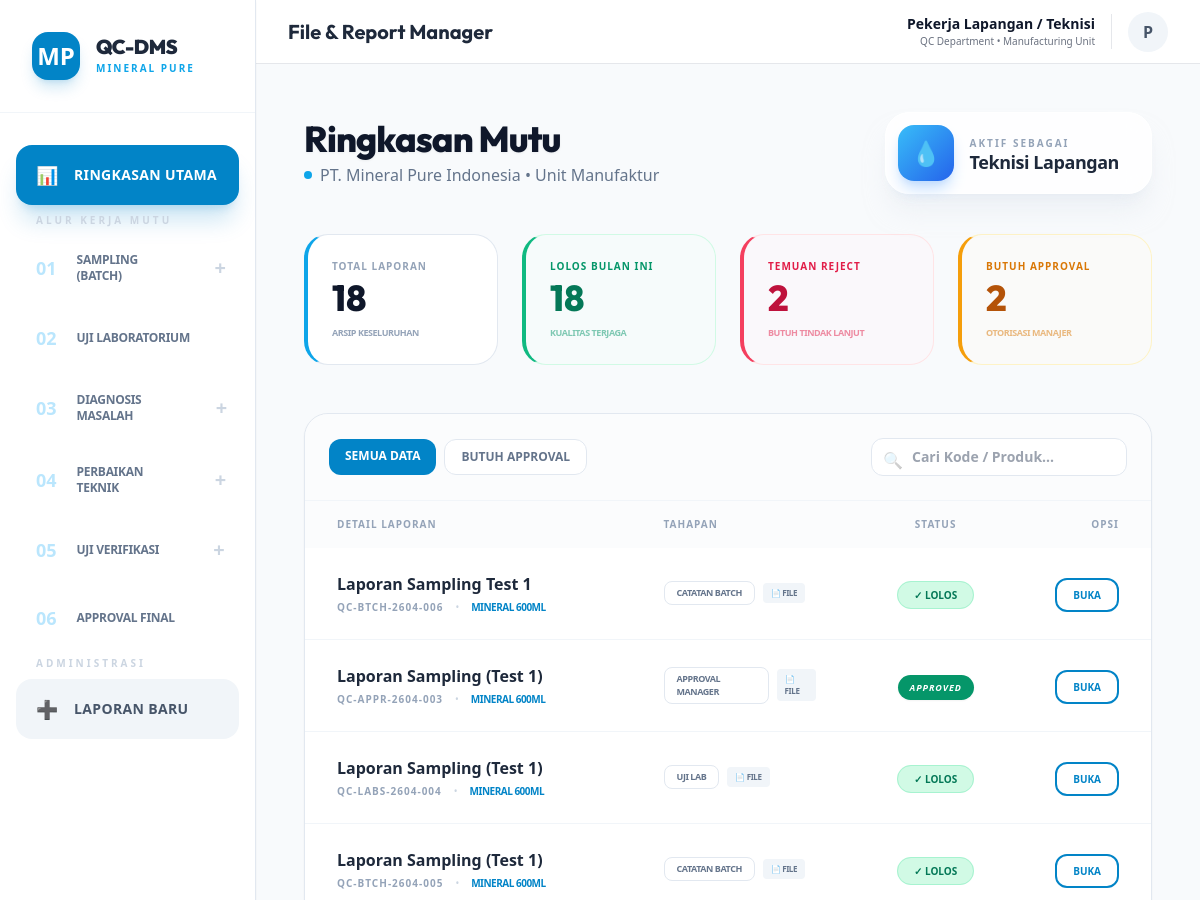
Before: / (upper part) with the older database file.
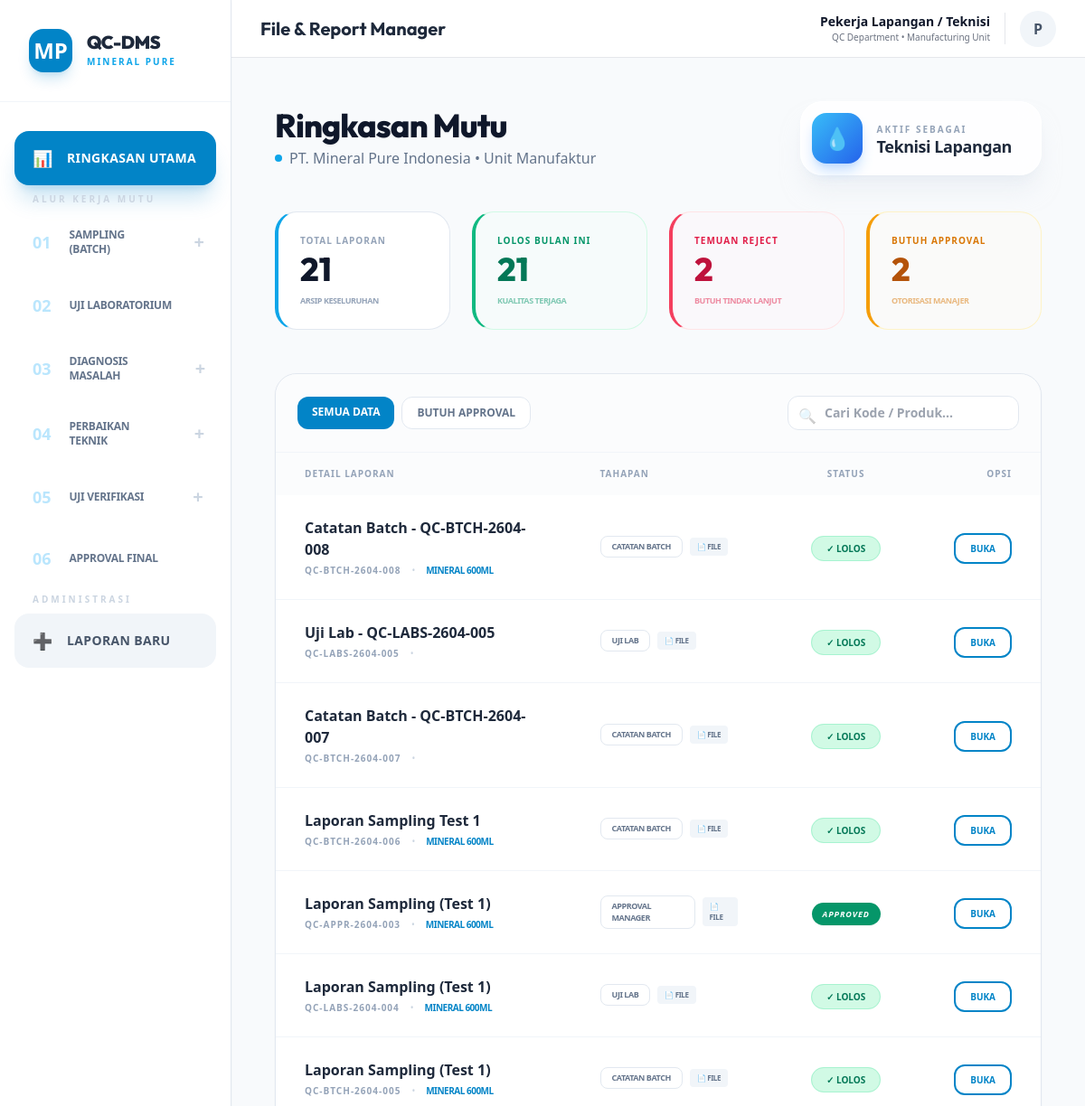
After: the same page with the newer database file.
### tables this page shows
CREATE TABLE documents (
        id INTEGER PRIMARY KEY AUTOINCREMENT,
        no_dokumen TEXT UNIQUE,
        nama_dokumen TEXT,
        produk TEXT,
        jenis TEXT,
        tanggal TEXT,
        inspector TEXT,
        machine_id TEXT,
        admin_entry_name TEXT,
        status TEXT,
        approval_status TEXT DEFAULT 'Waiting Approval',
        approved_by TEXT,
        link TEXT,
        deskripsi TEXT,
        folder_path TEXT,
        parent_doc_id INTEGER,
        ph TEXT,
        tds TEXT,
        kekeruhan TEXT
    , file_path TEXT, external_link TEXT);

### index.php (the view, shortened to what the rows shown need)
<?php
require 'db.php';
$query = "SELECT * FROM documents WHERE 1=1";
$params = [];
$query .= " ORDER BY tanggal DESC, id DESC";
$stmt = $pdo->prepare($query);
$stmt->execute($params);
$files = $stmt->fetchAll(PDO::FETCH_ASSOC);
?>
<!DOCTYPE html>
<html lang="id">
<head>
    <script src="https://cdn.tailwindcss.com"></script>
</head>
<body class="antialiased">
    <?php include 'sidebar.php'; ?>
    <div class="p-4 max-w-7xl mx-auto">
        <div class="mb-10 flex flex-col md:flex-row justify-between items-start md:items-center gap-6">
            <div>
                <h1 class="text-4xl font-extrabold tracking-tight text-slate-900 drop-shadow-sm">Ringkasan Mutu</h1>
            </div>
        </div>
        <div class="bg-white rounded-3xl border border-slate-200 shadow-sm overflow-hidden">
            <div class="overflow-x-auto">
                <table class="w-full min-w-[800px]">
                <thead>
                    <tr class="bg-slate-50/50">
                        <th class="px-8 py-4 text-left text-[10px] font-black text-slate-400 uppercase tracking-widest">Detail Laporan</th>
                        <th class="px-8 py-4 text-left text-[10px] font-black text-slate-400 uppercase tracking-widest">Tahapan</th>
                        <th class="px-8 py-4 text-center text-[10px] font-black text-slate-400 uppercase tracking-widest">Status</th>
                        <th class="px-8 py-4 text-right text-[10px] font-black text-slate-400 uppercase tracking-widest">Opsi</th>
                    </tr>
                </thead>
                <tbody class="divide-y divide-slate-100">
                    <?php foreach ($files as $file): ?>
                        <tr class="hover:bg-sky-50/30 transition-colors">
                            <td class="px-8 py-6">
                                <a href="view.php?id=<?= $file['id'] ?>" class="block group">
                                    <p class="font-bold text-slate-800 text-base group-hover:text-sky-600 transition-colors"><?= htmlspecialchars($file['nama_dokumen']) ?></p>
                                    <div class="flex items-center gap-3 mt-1">
                                        <p class="text-[10px] font-black text-slate-400 tracking-widest uppercase"><?= htmlspecialchars($file['no_dokumen']) ?></p>
                                        <span class="text-[10px] text-slate-300">•</span>
                                        <p class="text-[10px] font-bold text-sky-600 uppercase tracking-tighter"><?= str_replace('_', ' ', $file['produk']) ?></p>
                                    </div>
                                </a>
                            </td>
                            <td class="px-8 py-6">
                                <div class="flex items-center gap-2">
                                    <span class="px-3 py-1 bg-white border border-slate-200 rounded-lg text-[9px] font-black text-slate-500 uppercase tracking-tighter">
                                        <?= str_replace('_', ' ', $file['jenis']) ?>
                                    </span>
                                    <?php if (!empty($file['file_path'])): ?>
                                        <span class="flex items-center gap-1 px-2 py-1 bg-slate-100 rounded text-[8px] font-black text-slate-500 uppercase tracking-tighter" title="Dokumen Fisik (Upload)">
                                            📄 FILE
                                        </span>
                                    <?php endif; ?>
                                </div>
                            </td>
                            <td class="px-8 py-6 text-center">
                                <?php if ($file['jenis'] == 'Approval_Manager'): ?>
                                    <span class="px-3 py-1.5 <?= $file['approval_status'] == 'Approved' ? 'bg-emerald-600' : 'bg-amber-500' ?> text-white rounded-full text-[9px] font-black uppercase tracking-widest italic shadow-sm">
                                        <?= $file['approval_status'] ?>
                                    </span>
                                <?php else: ?>
                                    <span class="px-4 py-1.5 <?= ($file['status'] == 'Lolos' || $file['status'] == 'Passed') ? 'bg-emerald-100 text-emerald-700 border-emerald-200' : 'bg-rose-100 text-rose-700 border-rose-200' ?> border rounded-full text-[10px] font-black uppercase">
                                        <?= ($file['status'] == 'Lolos' || $file['status'] == 'Passed') ? '✓ LOLOS' : '✗ REJECT' ?>
                                    </span>
                                <?php endif; ?>
                            </td>
                            <td class="px-8 py-6 text-right">
                                <a href="view.php?id=<?= $file['id'] ?>" class="text-[10px] font-black text-sky-600 hover:bg-sky-600 hover:text-white px-4 py-2 border-2 border-sky-600 rounded-xl transition-all">BUKA</a>
                            </td>
                        </tr>
                    <?php endforeach; ?>
                </tbody>
            </table>
            </div>
        </div>
    </main>
    </div>
    </div>
</body>
</html>

Changed rows visible on the page:
added documents: nama_dokumen "Catatan Batch - QC-BTCH-2604-008", no_dokumen "QC-BTCH-2604-008", produk "MINERAL 600ML", jenis "CATATAN BATCH", shows "📄 FILE", status "✓ LOLOS"
added documents: nama_dokumen "Uji Lab - QC-LABS-2604-005", no_dokumen "QC-LABS-2604-005", jenis "UJI LAB", shows "📄 FILE", status "✓ LOLOS"
added documents: nama_dokumen "Catatan Batch - QC-BTCH-2604-007", no_dokumen "QC-BTCH-2604-007", jenis "CATATAN BATCH", shows "📄 FILE", status "✓ LOLOS"
Other visible differences:
$total_docs: "18" → "21"
$inspeksi_bulan_ini: "18" → "21"
